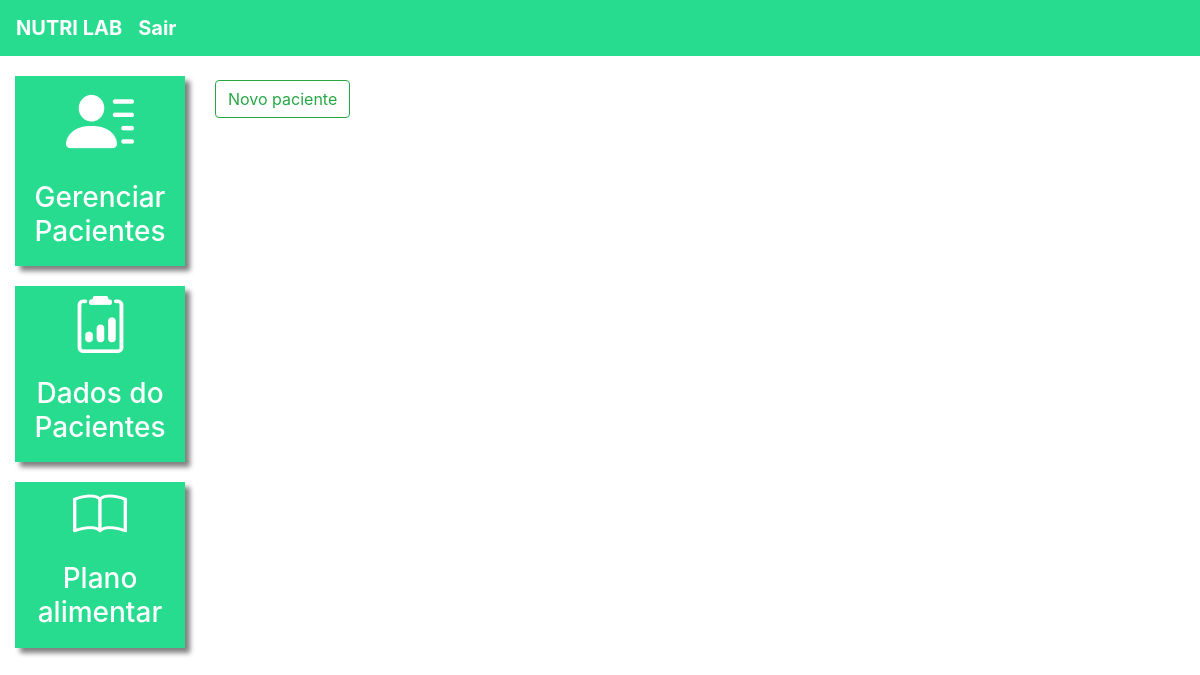
The page /pacientes/ (signed in) on the database as committed earlier.
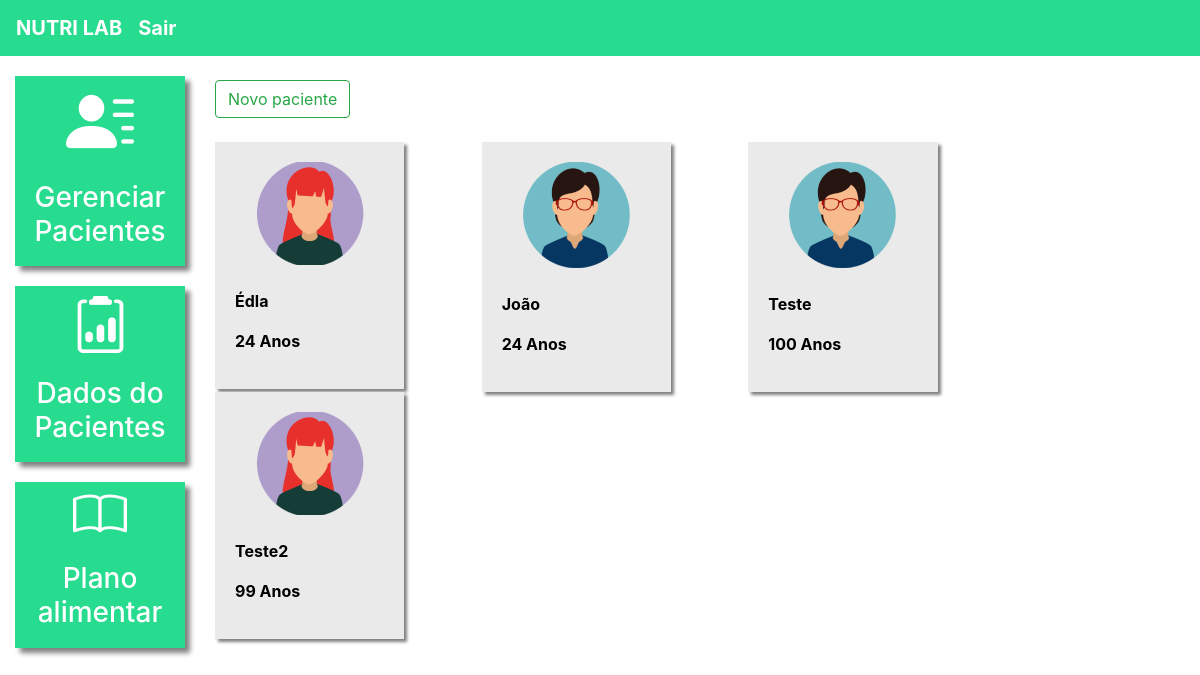
The same page on the database as committed later.
### plataforma/models.py (models this page shows, shortened)
class Pacientes(models.Model):
    choices_sexo = (('F', 'Feminino'),
                    ('M', 'Maculino'))
    nome = models.CharField(max_length=50)
    sexo = models.CharField(max_length=1, choices=choices_sexo)
    idade = models.IntegerField()
    email = models.EmailField()
    telefone = models.CharField(max_length=19)
    nutri = models.ForeignKey(User, on_delete=models.CASCADE)

### plataforma/views.py (the view, shortened to what this page needs)
# urls.py: path("pacientes/", views.paciente, name="pacientes"),
@login_required(login_url="/auth/login/")
def paciente(request):
    if request.method == "GET":
        pacientes = Pacientes.objects.filter(nutri=request.user)
        return render(request, 'paciente.html', {'pacientes': pacientes})

### plataforma/templates/paciente.html (shortened to what this page needs)
{% extends 'base_plataforma.html' %}
{% load static %}
{% block 'plataforma' %}
    <br>
    <button type="button" class="btn btn-outline-success" data-toggle="modal" data-target="#modal">
        Novo paciente
    </button>
    <br>
    <br>
    <div  class="row">
        {% for paciente in pacientes%}
            <div class="col-md-4">
                <a href="#" class="link-hover">
                    <div class="card-paciente">
                        <div class="foto-perfil">
                            {% if paciente.sexo == "M"%}
                                <img src="{% static 'plataforma/img/perfil2.png' %}">
                            {% else %}
                                <img src="{% static 'plataforma/img/perfil1.png' %}">
                            {% endif %}
                        </div>
                        <br>
                        <p class="dados">{{paciente.nome}}</p>
                        <p class="dados">{{paciente.idade}} Anos</p>
                    </div>
                </a>
            </div>
        {% endfor %}
    </div>
{% endblock  %}

Rows that differ between the two databases and show on the page:
added Pacientes: nome "Édla", idade "24"
added Pacientes: nome "João", idade "24"
added Pacientes: nome "Teste", idade "100"
added Pacientes: nome "Teste2", idade "99"
